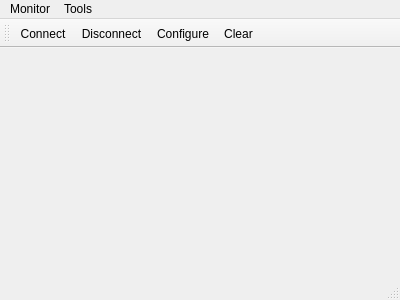
<?xml version="1.0" encoding="UTF-8"?>
<ui version="4.0">
 <class>ConsoleWindow</class>
 <widget class="QMainWindow" name="ConsoleWindow">
  <property name="geometry">
   <rect>
    <x>0</x>
    <y>0</y>
    <width>400</width>
    <height>300</height>
   </rect>
  </property>
  <property name="windowTitle">
   <string>Serial Monitor</string>
  </property>
  <widget class="QWidget" name="centralWidget">
   <layout class="QVBoxLayout" name="verticalLayout"/>
  </widget>
  <widget class="QMenuBar" name="menuBar">
   <property name="geometry">
    <rect>
     <x>0</x>
     <y>0</y>
     <width>400</width>
     <height>22</height>
    </rect>
   </property>
   <widget class="QMenu" name="menuCalls">
    <property name="title">
     <string>Monitor</string>
    </property>
    <addaction name="actionConnect"/>
    <addaction name="actionDisconnect"/>
    <addaction name="separator"/>
    <addaction name="actionQuit"/>
   </widget>
   <widget class="QMenu" name="menuTools">
    <property name="title">
     <string>Tools</string>
    </property>
    <addaction name="actionConfigure"/>
    <addaction name="actionClear"/>
   </widget>
   <addaction name="menuCalls"/>
   <addaction name="menuTools"/>
  </widget>
  <widget class="QToolBar" name="mainToolBar">
   <attribute name="toolBarArea">
    <enum>TopToolBarArea</enum>
   </attribute>
   <attribute name="toolBarBreak">
    <bool>false</bool>
   </attribute>
   <addaction name="actionConnect"/>
   <addaction name="actionDisconnect"/>
   <addaction name="actionConfigure"/>
   <addaction name="actionClear"/>
  </widget>
  <widget class="QStatusBar" name="statusBar"/>
  <action name="actionAbout">
   <property name="text">
    <string>&amp;About</string>
   </property>
   <property name="toolTip">
    <string>About program</string>
   </property>
   <property name="shortcut">
    <string>Alt+A</string>
   </property>
  </action>
  <action name="actionAboutQt">
   <property name="text">
    <string>About Qt</string>
   </property>
  </action>
  <action name="actionConnect">
   <property name="text">
    <string>C&amp;onnect</string>
   </property>
   <property name="toolTip">
    <string>Connect to serial port</string>
   </property>
   <property name="shortcut">
    <string>Ctrl+O</string>
   </property>
  </action>
  <action name="actionDisconnect">
   <property name="text">
    <string>&amp;Disconnect</string>
   </property>
   <property name="toolTip">
    <string>Disconnect from serial port</string>
   </property>
   <property name="shortcut">
    <string>Ctrl+D</string>
   </property>
  </action>
  <action name="actionConfigure">
   <property name="text">
    <string>&amp;Configure</string>
   </property>
   <property name="toolTip">
    <string>Configure serial port</string>
   </property>
   <property name="shortcut">
    <string>Alt+C</string>
   </property>
  </action>
  <action name="actionClear">
   <property name="text">
    <string>C&amp;lear</string>
   </property>
   <property name="toolTip">
    <string>Clear data</string>
   </property>
   <property name="shortcut">
    <string>Alt+L</string>
   </property>
  </action>
  <action name="actionQuit">
   <property name="icon">
    <iconset>
     <normaloff>:/images/application-exit.png</normaloff>:/images/application-exit.png</iconset>
   </property>
   <property name="text">
    <string>&amp;Quit</string>
   </property>
   <property name="shortcut">
    <string>Ctrl+Q</string>
   </property>
  </action>
 </widget>
 <layoutdefault spacing="6" margin="11"/>
 <resources/>
 <connections/>
</ui>
